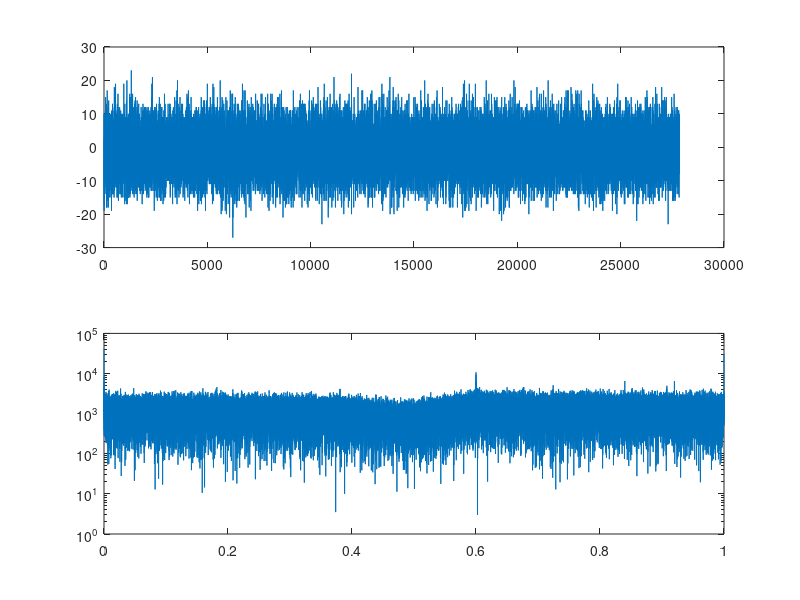
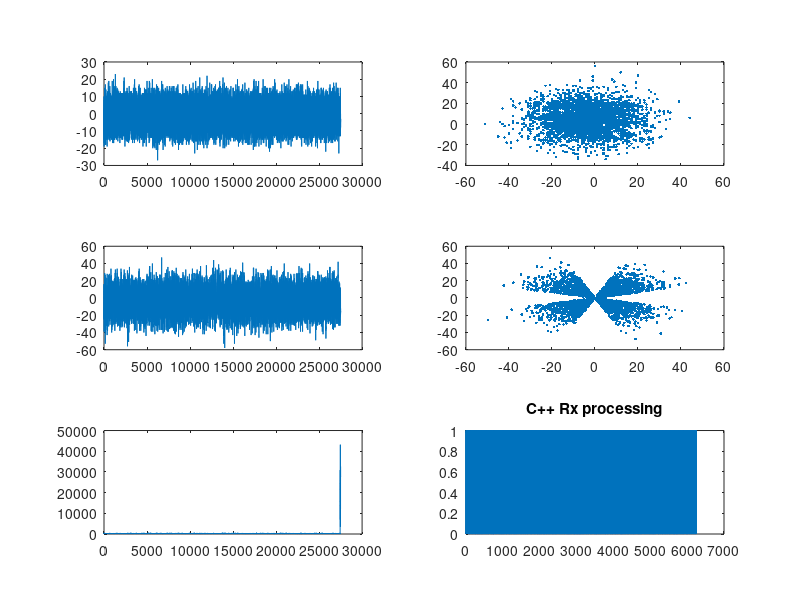

These charts were generated, in order, by the following MATLAB code:
close all;
clear all;

%% Data Received


fid1=fopen('received.dat','r');
x_rec=fread(fid1, 55680,'short');
fclose(fid1);


xComplex_rec= zeros(1,55680/2);
count = 1;
for i=1:2:55680
    xComplex_rec(count) = complex(x_rec(i),x_rec(i+1));
    count = count+1;
end

length(xComplex_rec);

figure(1)
subplot(2,1,1)
plot(real(xComplex_rec));
subplot(2,1,2)
semilogy(linspace(0,1,2^16),abs(fft(xComplex_rec,2^16)))
%pwelch(xComplex_rec)

%% Processing stages


fid1=fopen('x_freq.dat','r');
x_freq=fread(fid1, 55002,'double');
fclose(fid1);


xComplex_freq= zeros(1,55002/2);
count = 1;
for i=1:2:55002
    xComplex_freq(count) = complex(x_freq(i),x_freq(i+1));
    count = count+1;
end

length(xComplex_freq);

figure(2)
subplot(3,2,1)
plot(real(xComplex_freq));

fid1=fopen('x_matched.dat','r');
x_matched=fread(fid1, 55002,'double');
fclose(fid1);


xComplex_matched= zeros(1,55002/2);
count = 1;
for i=1:2:55002
    xComplex_matched(count) = complex(x_matched(i),x_matched(i+1));
    count = count+1;
end

length(xComplex_matched);

subplot(3,2,3)
plot(real(xComplex_matched));

fid1=fopen('x_downsamp.dat','r');
x_downsamp=fread(fid1, 2*3225,'double');
fclose(fid1);


xComplex_downsamp= zeros(1,3225);
count = 1;
for i=1:2:3225*2
    xComplex_downsamp(count) = complex(x_downsamp(i),x_downsamp(i+1));
    count = count+1;
end

length(xComplex_downsamp);

subplot(3,2,2)
plot(xComplex_downsamp,'.');


fid1=fopen('xcorr.dat','r');
xcorr=fread(fid1, 55002,'double');
fclose(fid1);


xComplex_corr= zeros(1,55002/2);
count = 1;
for i=1:2:55002
    xComplex_corr(count) = complex(xcorr(i),xcorr(i+1));
    count = count+1;
end

length(xComplex_corr);

figure(2)
subplot(3,2,5)
plot(abs(xComplex_corr));



fid1=fopen('x_filt.dat','r');
x_filt=fread(fid1, 2*3125,'double');
fclose(fid1);


xComplex_filt= zeros(1,3125);
count = 1;
for i=1:2:3125*2
    xComplex_filt(count) = complex(x_filt(i),x_filt(i+1));
    count = count+1;
end

length(xComplex_filt);

subplot(3,2,4)
plot(xComplex_filt,'.');


% Load data_sent from file (note the type)
fid=fopen('data.dat','r');
data_correct=fread(fid, 6250 ,'double');
fclose(fid);


% Load data from file (note the type)
fid=fopen('data_from_harness.dat','r');
temp=fread(fid, 6250 ,'short');
fclose(fid);
result_from_harness=temp;

figure(2)
subplot(3,2,6)
plot(abs(result_from_harness-data_correct));
title('C++ Rx processing');


BER_cpp=sum(abs(result_from_harness-data_correct))/6250
